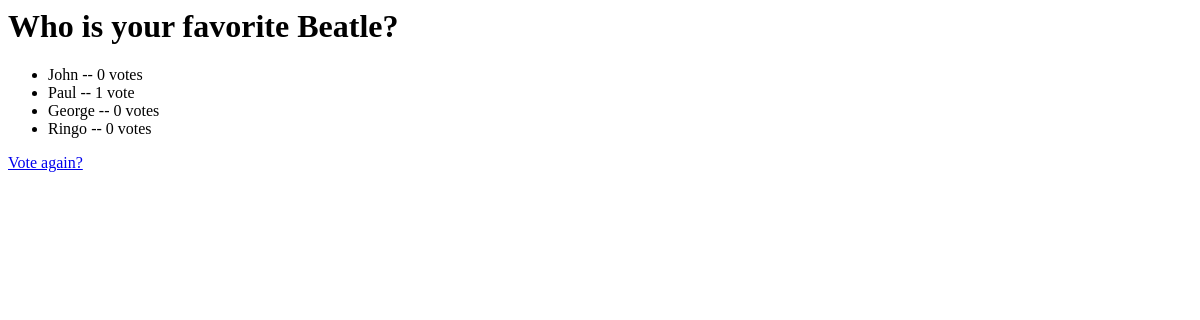
The app's page /polls/3/results/, older data.
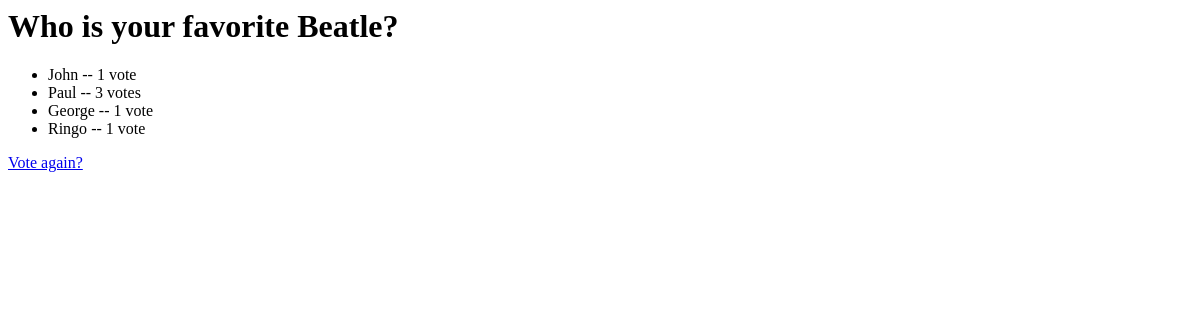
The same page, newer data.
### polls/models.py (models this page shows, shortened)
class Choice(models.Model):
    question = models.ForeignKey(Question, on_delete=models.CASCADE)
    choice_text = models.CharField(max_length=200)
    votes = models.IntegerField(default=0)

### polls/views.py (the view)
class ResultsView(generic.DetailView):
    model = Question
    template_name = 'polls/results.html'

### polls/templates/polls/results.html
<h1>{{ question.question_text }}</h1>
<ul>
{% for choice in question.choice_set.all %}
    <li>{{ choice.choice_text }} -- {{ choice.votes }} vote{{ choice.votes|pluralize }}</li>
{% endfor %}
</ul>
<a href="{% url 'polls:detail' question.id %}">Vote again?</a>

Row changes from the older to the newer data that the page shows:
changed Choice "John": votes "0" → "1"
changed Choice "Paul": votes "1" → "3"
changed Choice "George": votes "0" → "1"
changed Choice "Ringo": votes "0" → "1"
